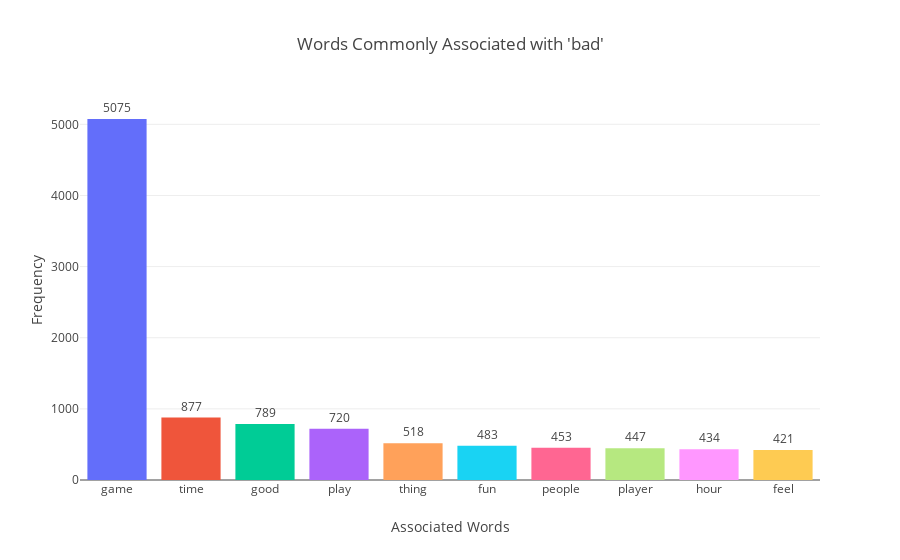

Write notebook code for a chart like this one.
### Code cell
import pandas as pd
from collections import Counter

def find_associated_words(df, token_column, target_word, top_n=10):
    if not all(isinstance(tokens, list) for tokens in df[token_column]):
        raise ValueError(f"The column '{token_column}' must contain tokenized words as lists.")
    
    # Filter rows that contain the target word
    rows_with_target = df[df[token_column].apply(lambda tokens: target_word in tokens)]
    
    # Flatten
    all_words = [word for tokens in rows_with_target[token_column] for word in tokens if word != target_word]
    
    # Count common word associations
    word_counts = Counter(all_words)
    result_df = pd.DataFrame(word_counts.items(), columns=["Word", "Count"]).sort_values(by="Count", ascending=False)
    return result_df.head(top_n)

def plot_associated_words(word_counts_df, target_word):
    fig = px.bar(
        word_counts_df,
        x="Word",
        y="Count",
        title=f"Words commonly associated with '{target_word}'",
        labels={"Count": "Frequency", "Word": "Associated Word"},
        text="Count",
        color="Word",  # Use the "Word" column for coloring
        color_discrete_sequence=px.colors.qualitative.Plotly,
    )
    fig.update_traces(textposition="outside")
    fig.update_layout(xaxis_title="Associated Words", yaxis_title="Frequency", showlegend=False)
    fig.show()

word_counts_df = find_associated_words(steam_reviews, 'even_cleaner_tokenized_review', 'bad')
plot_associated_words(word_counts_df, 'bad')

### Figure 1 — Plotly figure (JSON) as saved in the notebook; plotly's stock layout.template omitted (floating-point values rounded to 4 significant figures)
{"data": [{"alignmentgroup": "True", "hovertemplate": "Associated Word=%{x}<br>Frequency=%{text}<extra></extra>", "legendgroup": "game", "marker": {"color": "#636EFA", "pattern": {"shape": ""}}, "name": "game", "offsetgroup": "game", "orientation": "v", "showlegend": true, "text": [5075], "textposition": "outside", "type": "bar", "x": ["game"], "xaxis": "x", "y": [5075], "yaxis": "y"}, {"alignmentgroup": "True", "hovertemplate": "Associated Word=%{x}<br>Frequency=%{text}<extra></extra>", "legendgroup": "time", "marker": {"color": "#EF553B", "pattern": {"shape": ""}}, "name": "time", "offsetgroup": "time", "orientation": "v", "showlegend": true, "text": [877], "textposition": "outside", "type": "bar", "x": ["time"], "xaxis": "x", "y": [877], "yaxis": "y"}, {"alignmentgroup": "True", "hovertemplate": "Associated Word=%{x}<br>Frequency=%{text}<extra></extra>", "legendgroup": "good", "marker": {"color": "#00CC96", "pattern": {"shape": ""}}, "name": "good", "offsetgroup": "good", "orientation": "v", "showlegend": true, "text": [789], "textposition": "outside", "type": "bar", "x": ["good"], "xaxis": "x", "y": [789], "yaxis": "y"}, {"alignmentgroup": "True", "hovertemplate": "Associated Word=%{x}<br>Frequency=%{text}<extra></extra>", "legendgroup": "play", "marker": {"color": "#AB63FA", "pattern": {"shape": ""}}, "name": "play", "offsetgroup": "play", "orientation": "v", "showlegend": true, "text": [720], "textposition": "outside", "type": "bar", "x": ["play"], "xaxis": "x", "y": [720], "yaxis": "y"}, {"alignmentgroup": "True", "hovertemplate": "Associated Word=%{x}<br>Frequency=%{text}<extra></extra>", "legendgroup": "thing", "marker": {"color": "#FFA15A", "pattern": {"shape": ""}}, "name": "thing", "offsetgroup": "thing", "orientation": "v", "showlegend": true, "text": [518], "textposition": "outside", "type": "bar", "x": ["thing"], "xaxis": "x", "y": [518], "yaxis": "y"}, {"alignmentgroup": "True", "hovertemplate": "Associated Word=%{x}<br>Frequency=%{text}<extra></extra>", "legendgroup": "fun", "marker": {"color": "#19D3F3", "pattern": {"shape": ""}}, "name": "fun", "offsetgroup": "fun", "orientation": "v", "showlegend": true, "text": [483], "textposition": "outside", "type": "bar", "x": ["fun"], "xaxis": "x", "y": [483], "yaxis": "y"}, {"alignmentgroup": "True", "hovertemplate": "Associated Word=%{x}<br>Frequency=%{text}<extra></extra>", "legendgroup": "people", "marker": {"color": "#FF6692", "pattern": {"shape": ""}}, "name": "people", "offsetgroup": "people", "orientation": "v", "showlegend": true, "text": [453], "textposition": "outside", "type": "bar", "x": ["people"], "xaxis": "x", "y": [453], "yaxis": "y"}, {"alignmentgroup": "True", "hovertemplate": "Associated Word=%{x}<br>Frequency=%{text}<extra></extra>", "legendgroup": "player", "marker": {"color": "#B6E880", "pattern": {"shape": ""}}, "name": "player", "offsetgroup": "player", "orientation": "v", "showlegend": true, "text": [447], "textposition": "outside", "type": "bar", "x": ["player"], "xaxis": "x", "y": [447], "yaxis": "y"}, {"alignmentgroup": "True", "hovertemplate": "Associated Word=%{x}<br>Frequency=%{text}<extra></extra>", "legendgroup": "hour", "marker": {"color": "#FF97FF", "pattern": {"shape": ""}}, "name": "hour", "offsetgroup": "hour", "orientation": "v", "showlegend": true, "text": [434], "textposition": "outside", "type": "bar", "x": ["hour"], "xaxis": "x", "y": [434], "yaxis": "y"}, {"alignmentgroup": "True", "hovertemplate": "Associated Word=%{x}<br>Frequency=%{text}<extra></extra>", "legendgroup": "feel", "marker": {"color": "#FECB52", "pattern": {"shape": ""}}, "name": "feel", "offsetgroup": "feel", "orientation": "v", "showlegend": true, "text": [421], "textposition": "outside", "type": "bar", "x": ["feel"], "xaxis": "x", "y": [421], "yaxis": "y"}], "layout": {"barmode": "relative", "legend": {"title": {"text": "Associated Word"}, "tracegroupgap": 0}, "showlegend": false, "title": {"text": "Words Commonly Associated with 'bad'"}, "xaxis": {"anchor": "y", "categoryarray": ["game", "time", "good", "play", "thing", "fun", "people", "player", "hour", "feel"], "categoryorder": "array", "domain": [0, 1], "title": {"text": "Associated Words"}}, "yaxis": {"anchor": "x", "domain": [0, 1], "title": {"text": "Frequency"}}}}
